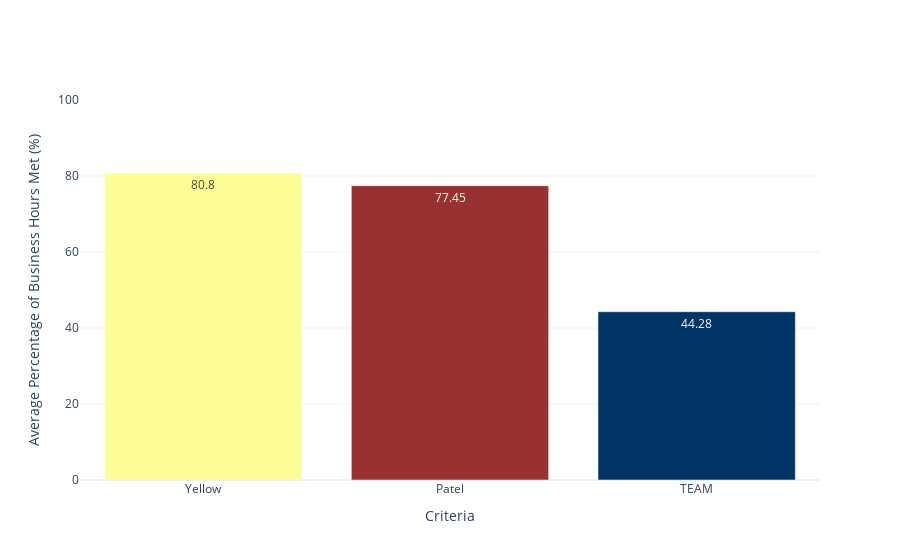

Notebook code for this chart:
### Code cell
fig = go.Figure()

# Add bars for each criterion
fig.add_trace(go.Bar(
    x=avg_failure_percentages['Criteria'],
    y=avg_failure_percentages['Criterion Met'],
    marker=dict(color=avg_failure_percentages['Criteria'].map({
        'Yellow': '#fdfd96',
        'Patel': '#983232',
        'TEAM': '#003366'
    })),  # Custom colors
    text=avg_failure_percentages['Criterion Met'].round(2),
    textposition='auto'
))

# Customize the layout
fig.update_layout(
    # title='Average Percentage of Business Hours Each Criterion Is Met',
    xaxis_title='Criteria',
    yaxis_title='Average Percentage of Business Hours Met (%)',
    yaxis=dict(range=[0, 100]),  # Ensure y-axis range is 0-100%
    template='plotly_white'
)

# Show the plot
fig.show()

### Figure 1 — Plotly figure (JSON) as saved in the notebook; plotly's stock layout.template omitted (floating-point values rounded to 4 significant figures)
{"data": [{"marker": {"color": ["#fdfd96", "#983232", "#003366"]}, "text": [80.8, 77.45, 44.28], "textposition": "auto", "type": "bar", "x": ["Yellow", "Patel", "TEAM"], "y": [80.8, 77.45, 44.28]}], "layout": {"xaxis": {"title": {"text": "Criteria"}}, "yaxis": {"range": [0, 100], "title": {"text": "Average Percentage of Business Hours Met (%)"}}}}
